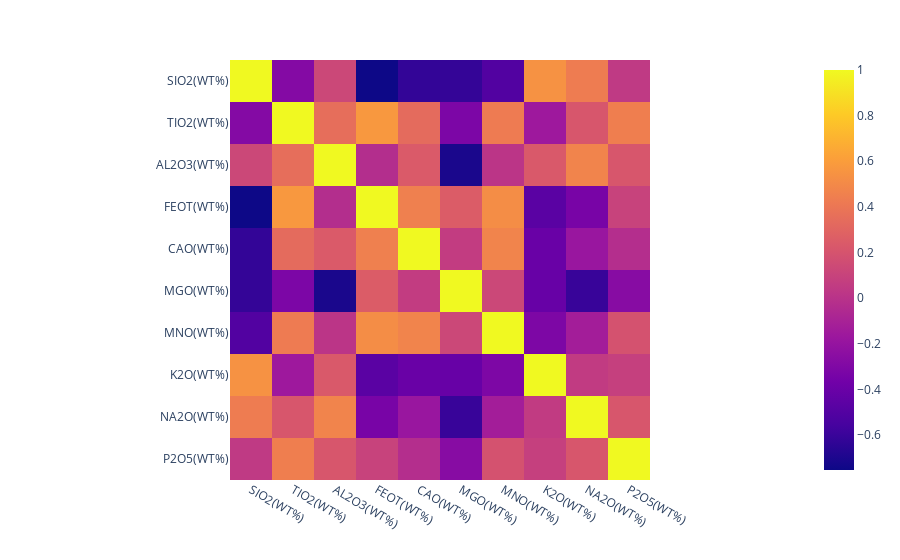

Source (notebook cell):
### Code cell
px.imshow(corr_coeff)

### Figure 1 — Plotly figure (JSON) as saved in the notebook; plotly's stock layout.template omitted (floating-point values rounded to 4 significant figures)
{"data": [{"coloraxis": "coloraxis", "hovertemplate": "x: %{x}<br>y: %{y}<br>color: %{z}<extra></extra>", "name": "0", "type": "heatmap", "x": ["SIO2(WT%)", "TIO2(WT%)", "AL2O3(WT%)", "FEOT(WT%)", "CAO(WT%)", "MGO(WT%)", "MNO(WT%)", "K2O(WT%)", "NA2O(WT%)", "P2O5(WT%)"], "xaxis": "x", "y": ["SIO2(WT%)", "TIO2(WT%)", "AL2O3(WT%)", "FEOT(WT%)", "CAO(WT%)", "MGO(WT%)", "MNO(WT%)", "K2O(WT%)", "NA2O(WT%)", "P2O5(WT%)"], "yaxis": "y", "z": [[1, -0.2797, 0.1281, -0.7534, -0.6232, -0.6205, -0.5065, 0.5424, 0.4317, 0.04387], [-0.2797, 1, 0.3509, 0.5748, 0.3329, -0.317, 0.4251, -0.1598, 0.2133, 0.4434], [0.1281, 0.3509, 1, -0.03173, 0.2352, -0.7101, 0.01433, 0.2325, 0.4709, 0.2163], [-0.7534, 0.5748, -0.03173, 1, 0.4493, 0.2518, 0.5193, -0.4693, -0.334, 0.0976], [-0.6232, 0.3329, 0.2352, 0.4493, 1, 0.05846, 0.4737, -0.4042, -0.1822, -0.0274], [-0.6205, -0.317, -0.7101, 0.2518, 0.05846, 1, 0.1278, -0.4112, -0.6049, -0.2675], [-0.5065, 0.4251, 0.01433, 0.5193, 0.4737, 0.1278, 1, -0.3144, -0.1299, 0.1922], [0.5424, -0.1598, 0.2325, -0.4693, -0.4042, -0.4112, -0.3144, 1, 0.05153, 0.08325], [0.4317, 0.2133, 0.4709, -0.334, -0.1822, -0.6049, -0.1299, 0.05153, 1, 0.2169], [0.04387, 0.4434, 0.2163, 0.0976, -0.0274, -0.2675, 0.1922, 0.08325, 0.2169, 1]]}], "layout": {"coloraxis": {"colorscale": [[0, "#0d0887"], [0.1111, "#46039f"], [0.2222, "#7201a8"], [0.3333, "#9c179e"], [0.4444, "#bd3786"], [0.5556, "#d8576b"], [0.6667, "#ed7953"], [0.7778, "#fb9f3a"], [0.8889, "#fdca26"], [1, "#f0f921"]]}, "margin": {"t": 60}, "xaxis": {"anchor": "y", "constrain": "domain", "domain": [0, 1], "scaleanchor": "y"}, "yaxis": {"anchor": "x", "autorange": "reversed", "constrain": "domain", "domain": [0, 1]}}}
